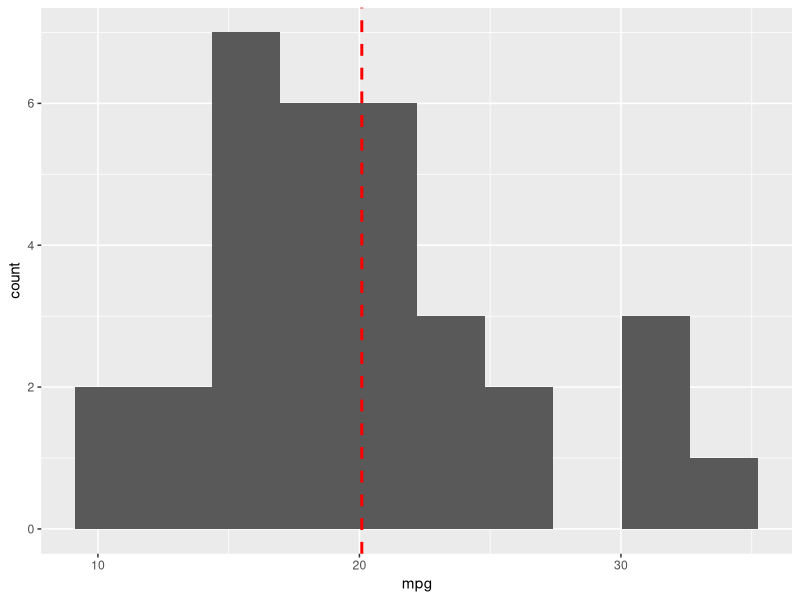
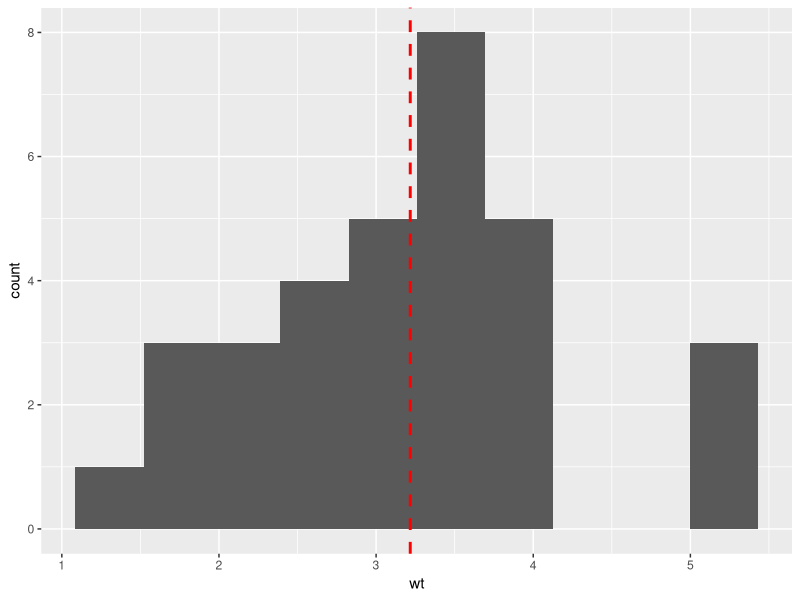

These charts were generated, in order, by the following R code:
## ---- chunk 1
library(knitr)

# Global store: chunk_label -> alt_text string
.alt_text_store <- list()

# Chunk hook: after each chunk, grab labs(alt=) from any ggplot
knit_hooks$set(capture_alt = function(before, options, envir) {
  if (!before) {
    p <- tryCatch(get(options$label, envir = envir), error = function(e) NULL)
    if (inherits(p, "ggplot") && !is.null(p$labels$alt)) {
      .alt_text_store[[options$label]] <<- p$labels$alt
      saveRDS(.alt_text_store, "_alt_texts.rds")
    }
  }
})

opts_chunk$set(echo = FALSE, capture_alt = TRUE)
## ---- chunk 2
library(tidyverse)

mpg <-
  ggplot(mtcars, aes(mpg)) +
  geom_histogram(bins = 10) +
  geom_vline(aes(xintercept = mean(mpg)), 
             color = "red", linetype = "dashed", linewidth = 1)  +
  labs(alt = paste0("Graphic of distribution and mean of\n Miles Per Gallon (MGP).\n Mean: ", round(mean(mtcars$mpg))))

mpg
## ---- chunk 3
library(tidyverse)

weight <-
  ggplot(mtcars, aes(wt)) +
  geom_histogram(bins = 10) +
  geom_vline(aes(xintercept = mean(wt)), 
             color = "red", linetype = "dashed", linewidth = 1)  +
  labs(alt = paste0("Graphic of distribution and mean of\n car weights.\n Mean Weight: ", round(mean(mtcars$wt))))

weight
